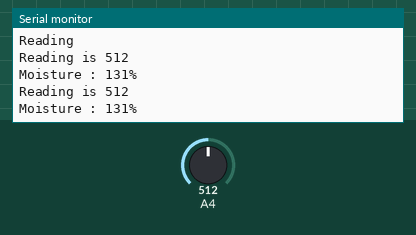
Simulated run of this sketch. Board: Arduino Mega 2560, built with avr-gcc and run on an emulated ATmega2560. Parts: the last lines printed to the serial monitor. The inputs (shaded band) are chosen by the test bench; at power-on: A4 = 512.

Above: at 3.2 s.
3.3 s: A4 set to 716
At 4.6 s:
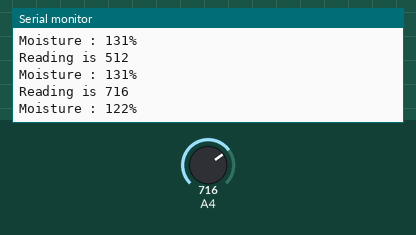
4.8 s: A4 set to 900
At 5.6 s:
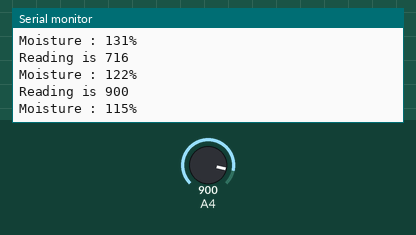
Timing chart, 0 to 7.8 s (numbered marks = the images above; inputs shaded):
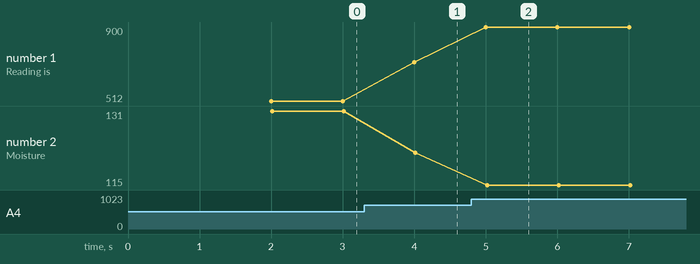

The sketch:

ex1working.ino
```cpp
int sensor_pin = 36;
int value ;
int valueCalibr;

void setup()
{
  Serial.begin(9600);
  Serial.println("Reading");
  delay(2000);
}

void loop()
{

  value= analogRead(sensor_pin);
  valueCalibr = map(value,3671,1264,0,100);


  Serial.print("Reading is ");
  Serial.println(value);

  Serial.print("Moisture : ");
  Serial.print(valueCalibr);
  Serial.println("%");
  delay(1000);
}
```

Measured:
- after the input at 3.3 s, the serial monitor: prints a new line after 0.70 s (image 1)
- after the input at 4.8 s, the serial monitor: prints a new line after 0.20 s (image 2)
- plotted number 1: 512 → 716 after the input at 3.3 s, 716 → 900 after the input at 4.8 s
- plotted number 2: 131 → 122 after the input at 3.3 s, 122 → 115 after the input at 4.8 s
